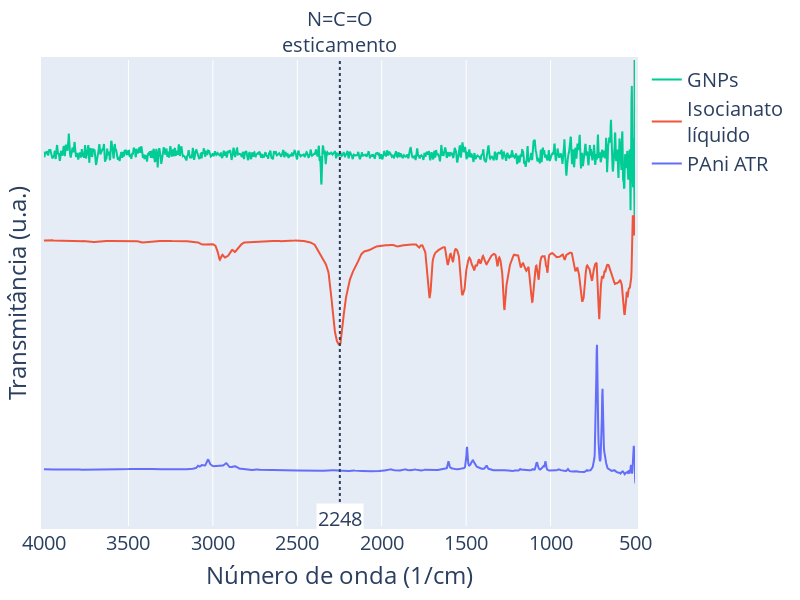

Source (notebook cell):
### Code cell
fig = go.Figure()
#for k,(key, frame) in enumerate(sorted(frames.items(), key=lambda item: names[item[0]])):
for k,(key, frame) in enumerate([('PAni-ATR-Absor-11-s4.csv',frames['PAni-ATR-Absor-11-s4.csv']),
                                 
                                 ('Isocianato.csv',frames['Isocianato.csv']),
                                 
                                 ('Grafite_nanoplaquetas.csv',frames['Grafite_nanoplaquetas.csv']),
                                ]):
    df = frame
    fig.add_trace(go.Scatter(x = df['Wavenumber'], y = df['%Transmitance'].apply(lambda x: x+k)/2, name = names[key], visible = True))
fig.update_layout(xaxis_range = [4000,500], yaxis_range = [-0.2,1.6],
                  xaxis_title_text = 'Número de onda (1/cm)',
                  yaxis_title_text = 'Transmitância (u.a.)',
                  #title_text = 'Espectros de Infra-vermelho',
                  yaxis = dict(tickvals = [], zeroline = False),
                  font_size = 20,
                  legend={'traceorder':'reversed'},
                  width = 800,
                  height = 600,
                  margin = {
                      't':60,
                      'b':40,
                      'r':40,
                      'l':40,
                      'pad':3
                  }
                 )
fig.add_vline(x = 2248, line_dash = 'dot')
fig.add_annotation(
    yref = 'paper',
    x=2248,
    y=1,
    yanchor = 'bottom',
    text='N=C=O<br>esticamento',
    showarrow = False,
)
fig.add_annotation(
    yref = 'paper',
    x=2248,
    y=0.05,
    bgcolor = 'white',
    yanchor = 'top',
    text='2248',
    showarrow = False,
)
fig

### Figure 1 — Plotly figure (JSON) as saved in the notebook; plotly's stock layout.template omitted (floating-point values rounded to 4 significant figures; data arrays with more than 128 entries replaced by an {"elided": "..."} marker saying what was removed)
{"data": [{"name": "PAni ATR", "type": "scatter", "visible": true, "x": {"elided": "1868 float values"}, "y": {"elided": "1868 float values"}}, {"name": "Isocianato<br>líquido", "type": "scatter", "visible": true, "x": {"elided": "1868 float values"}, "y": {"elided": "1868 float values"}}, {"name": "GNPs", "type": "scatter", "visible": true, "x": {"elided": "1868 float values"}, "y": {"elided": "1868 float values"}}], "layout": {"annotations": [{"showarrow": false, "text": "N=C=O<br>esticamento", "x": 2248, "y": 1, "yanchor": "bottom", "yref": "paper"}, {"bgcolor": "white", "showarrow": false, "text": "2248", "x": 2248, "y": 0.05, "yanchor": "top", "yref": "paper"}], "font": {"size": 20}, "height": 600, "legend": {"traceorder": "reversed"}, "margin": {"b": 40, "l": 40, "pad": 3, "r": 40, "t": 60}, "shapes": [{"line": {"dash": "dot"}, "type": "line", "x0": 2248, "x1": 2248, "xref": "x", "y0": 0, "y1": 1, "yref": "y domain"}], "width": 800, "xaxis": {"range": [4000, 500], "title": {"text": "Número de onda (1/cm)"}}, "yaxis": {"range": [-0.2, 1.6], "tickvals": [], "title": {"text": "Transmitância (u.a.)"}, "zeroline": false}}}
